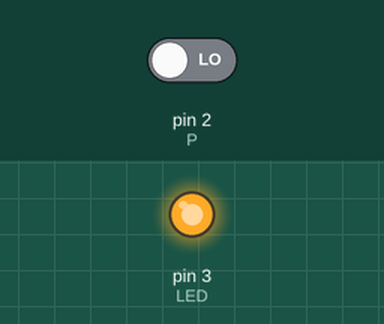
Recording of a sketch running on a simulated Arduino Uno, built with avr-gcc and run on an emulated ATmega328P. Parts: output pins drawn as LEDs (lit = HIGH). The test bench sets the inputs (shaded band); at power-on: pin 2 (P) LOW.

Above: at 1.2 s.
1.3 s: pin 2 (P) driven HIGH
At 2.4 s:
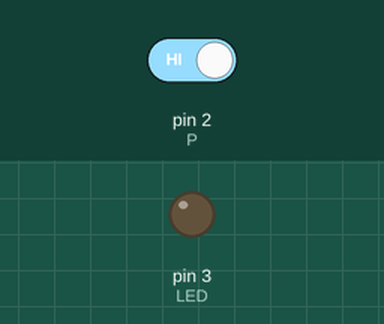
2.8 s: pin 2 (P) driven LOW
At 3.6 s:
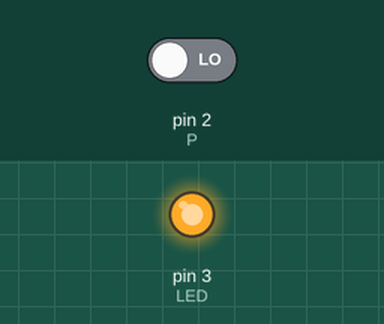
Timing chart, 0 to 5.8 s (numbered marks = the images above; inputs shaded):
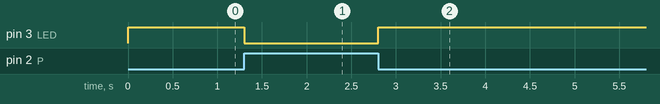

Measured:
- after the input at 1.3 s, pin 3 (LED): HIGH → LOW at once
- after the input at 2.8 s, pin 3 (LED): LOW → HIGH at once

The sketch:

1001-1.ino
```cpp
 const int P = 2 ;
 const int LED = 3 ;

 int buttonState = 0;

void setup() {

  pinMode(LED, OUTPUT);
  pinMode(P, INPUT);
}


void loop() {
  buttonState = digitalRead(P);

  if(buttonState == HIGH){
   digitalWrite(LED, LOW);

  }else{
    digitalWrite(LED, HIGH);
  }

}
```
